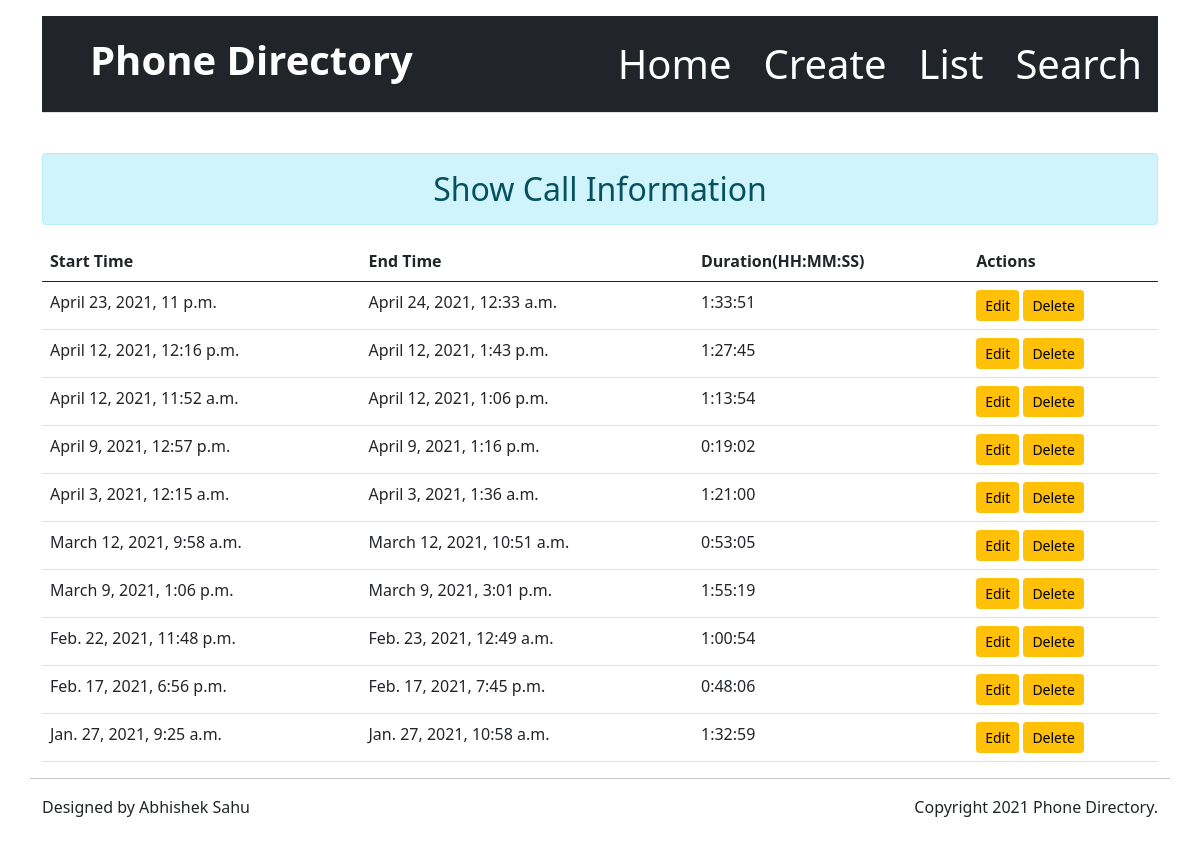
Page /phone/show-call/6 on the committed database.
### phone/models.py (models this page shows, shortened)
class CallHistoryModel(models.Model):
    phone_id = models.ForeignKey(PhoneModel,related_name='phone_call_id',on_delete=models.CASCADE)
    start_time = models.DateTimeField()
    end_time = models.DateTimeField()
    duration = models.DurationField(null=True)

### phone/views.py (the view)
# urls.py: path('show-call/<int:pk>',call_list,name='phone-call-show'),
def call_list(request,pk=None):
    call_list_queryset = CallHistoryModel.objects.filter(phone_id = pk).order_by('-start_time')
    context = {'call_list':call_list_queryset}
    return render(request,template_name='phone/show-call.html',context=context)

### phone/templates/phone/show-call.html
{% extends 'phone/base.html' %}
{% block content %}
<div class="container">
  <h2 class="text-center alert alert-info">Show Call Information</h2>
  {% if call_list %}
   <table class="table table-hover">
     <thead>
       <tr>
         <th scope="col">Start Time</th>
         <th scope="col">End Time</th>
         <th scope="col">Duration(HH:MM:SS)</th>
           <th scope="col">Actions</th>
       </tr>
     </thead>
     <tbody>
      {% for call in call_list %}
       <tr>
            <td>{{call.start_time}}</td>
            <td>{{call.end_time}}</td>
            <td>{{call.duration}}</td>
            <td>
                 <a href="{% url 'phone:phone-call-edit' call.id %}" class="btn btn-warning btn-sm">Edit</a>
                 <a href="{% url 'phone:phone-call-delete' call.id %}#" class="btn btn-warning btn-sm">Delete</a>
            </td>
       </tr>
      {% endfor %}
     </tbody>
   </table>
    {% else %}
        <h4 class="text-center alert alert-warning">No Records</h4>
    {% endif %}
</div>
{% endblock content %}

### rows in the picture
CallHistoryModel: start_time "April 23, 2021, 11 p.m.", end_time "April 24, 2021, 12:33 a.m.", duration "1:33:51"
CallHistoryModel: start_time "April 12, 2021, 12:16 p.m.", end_time "April 12, 2021, 1:43 p.m.", duration "1:27:45"
CallHistoryModel: start_time "April 12, 2021, 11:52 a.m.", end_time "April 12, 2021, 1:06 p.m.", duration "1:13:54"
CallHistoryModel: start_time "April 9, 2021, 12:57 p.m.", end_time "April 9, 2021, 1:16 p.m.", duration "0:19:02"
CallHistoryModel: start_time "April 3, 2021, 12:15 a.m.", end_time "April 3, 2021, 1:36 a.m.", duration "1:21:00"
CallHistoryModel: start_time "March 12, 2021, 9:58 a.m.", end_time "March 12, 2021, 10:51 a.m.", duration "0:53:05"
CallHistoryModel: start_time "March 9, 2021, 1:06 p.m.", end_time "March 9, 2021, 3:01 p.m.", duration "1:55:19"
CallHistoryModel: start_time "Feb. 22, 2021, 11:48 p.m.", end_time "Feb. 23, 2021, 12:49 a.m.", duration "1:00:54"
CallHistoryModel: start_time "Feb. 17, 2021, 6:56 p.m.", end_time "Feb. 17, 2021, 7:45 p.m.", duration "0:48:06"
CallHistoryModel: start_time "Jan. 27, 2021, 9:25 a.m.", end_time "Jan. 27, 2021, 10:58 a.m.", duration "1:32:59"
